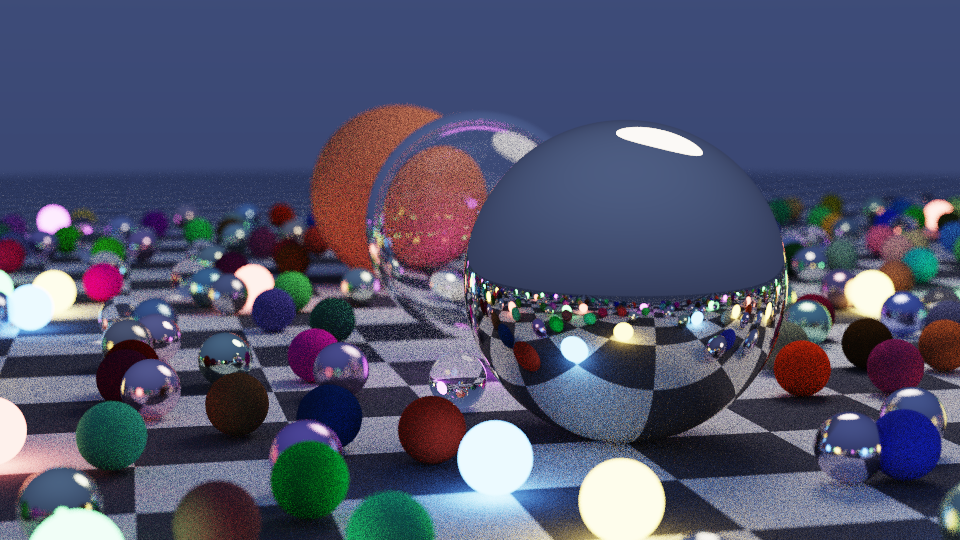
#> input picture 2026-11-23-kotlin-jpeg-codec/examples/render.png, 960 x 540 px
$ python fuzz.py
#> lines starting #> are read from the running program, lines starting #| are printed output that depends on the picture
#!/usr/bin/env python3
"""
Differential fuzzer: ochre vs libjpeg-turbo (through Pillow).

For every random case it
  1. makes a random image (noise, gradients, shapes, photo crops; gray or RGB; 1..W x 1..H),
  2. has Pillow/libjpeg-turbo encode it with random quality / subsampling / optimize /
     progressive / restart-interval settings,
  3. has ochre DECODE that file          -> pixels must equal Pillow's decode exactly,
  4. has ochre ENCODE the same source    -> the .jpg must be byte-identical to Pillow's,
and additionally round-trips 4:4:0 / 4:1:1 files (which Pillow cannot write) through
ochre's encoder and both decoders.

usage: tests/fuzz.py [cases] [seed]
"""
import os, random, shutil, subprocess, sys, tempfile, time
import numpy as np
from PIL import Image, ImageDraw, features

HERE = os.path.dirname(os.path.abspath(__file__))
JAR = os.path.join(HERE, "..", "ochre.jar")
PHOTO = os.path.join(HERE, "..", "examples", "render.png")

def rand_image(rng: random.Random, photo):
    big = rng.random() < 0.03
    w = rng.choice([1, 2, 3, 7, 8, 9, 15, 16, 17, 31, 33]) if rng.random() < 0.25 else rng.randint(1, 960 if big else 260)
    h = rng.choice([1, 2, 3, 7, 8, 9, 15, 16, 17, 31, 33]) if rng.random() < 0.25 else rng.randint(1, 540 if big else 260)
    kind = rng.choice(["noise", "gradient", "shapes", "photo", "photo", "flat"])
    nr = np.random.default_rng(rng.getrandbits(32))
    if kind == "noise":
        a = nr.integers(0, 256, (h, w, 3), dtype=np.uint8)
        im = Image.fromarray(a)
    elif kind == "gradient":
        y, x = np.mgrid[0:h, 0:w]
        f = [rng.uniform(-3, 3) for _ in range(6)]
        a = np.stack([(x * f[0] + y * f[1]) % 256, (x * f[2] + y * f[3] + 90) % 256, (x * f[4] * y * 0.05 + y * f[5]) % 256], -1)
        im = Image.fromarray(a.astype(np.uint8))
    elif kind == "shapes":
        im = Image.new("RGB", (w, h), tuple(rng.randrange(256) for _ in range(3)))
        dr = ImageDraw.Draw(im)
        for _ in range(rng.randint(1, 12)):
            box = sorted([rng.randint(-10, w + 10) for _ in range(2)]), sorted([rng.randint(-10, h + 10) for _ in range(2)])
            xy = [box[0][0], box[1][0], box[0][1], box[1][1]]
            col = tuple(rng.randrange(256) for _ in range(3))
            rng.choice([dr.rectangle, dr.ellipse])(xy, fill=col)
    elif kind == "flat":
        im = Image.new("RGB", (w, h), tuple(rng.randrange(256) for _ in range(3)))
    else:
        pw, ph = photo.size
        x0, y0 = rng.randint(0, max(0, pw - w)), rng.randint(0, max(0, ph - h))
        im = photo.crop((x0, y0, x0 + w, y0 + h))
    if rng.random() < 0.2:
        im = im.convert("L")
    return im, kind

def main():
    cases = int(sys.argv[1]) if len(sys.argv) > 1 else 300
    seed = int(sys.argv[2]) if len(sys.argv) > 2 else 1
    rng = random.Random(seed)
    photo = Image.open(PHOTO).convert("RGB")
#> photo is the input picture: PIL image 960x540 RGB; mean R, G, B 80.4, 84, 109.1
    tmp = tempfile.mkdtemp(prefix="ochre-fuzz-")
    jobs, meta = [], []
    skipped = 0
    i = 0
    while i < cases:
        im, kind = rand_image(rng, photo)
        q = rng.choice([rng.randint(1, 100), 75, 90, 95, 100, 50, 10])
        sub = rng.choice([0, 1, 2])
        opt = rng.random() < 0.35
        prog = rng.random() < 0.35
        rst = rng.choice([0, 0, 0, 1, 2, 5, 17])
        src = f"{tmp}/{i}.src.{'pgm' if im.mode == 'L' else 'ppm'}"
        im.save(src)
        ref = f"{tmp}/{i}.ref.jpg"
        kw = dict(quality=q, optimize=opt, progressive=prog)
        if im.mode == "RGB":
            kw["subsampling"] = sub
        if rst:
            kw["restart_marker_blocks"] = rst
        try:
            im.save(ref, **kw)
        except OSError:  # Pillow's suspending-destination bug ("Suspension not allowed here") on some tiny images
            skipped += 1
            continue
        flags = ["-q", str(q), "-s", ["444", "422", "420"][sub]]
        if opt: flags.append("--optimize")
        if prog: flags.append("--progressive")
        if rst: flags += ["--restart", str(rst)]
        jobs.append(f"decode {ref} {tmp}/{i}.dec.{'pgm' if im.mode == 'L' else 'ppm'}")
        jobs.append(f"encode {src} {tmp}/{i}.enc.jpg " + " ".join(flags))
        meta.append((i, im.mode, im.size, kind, kw))
        i += 1
#> this loop made 300 passes
#> kind on passes 1 to 3: 'photo', 'photo', 'photo'
#> pass 1, in rand_image, `im = photo.crop((x0, y0, x0 + w, y0 + h))`:
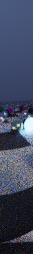
#> im: PIL image 33x254 RGB; mean R, G, B 64.1, 71.4, 93.5
#> pass 2, in rand_image (call 2), `im = photo.crop((x0, y0, x0 + w, y0 + h))`:
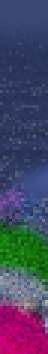
#> im: PIL image 16x118 RGB (shown 3 times larger); mean R, G, B 70.2, 69, 98.9
#> pass 2, in rand_image (call 2), `im = im.convert("L")`:
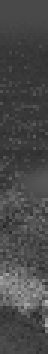
#> im: PIL image 16x118 L (shown 3 times larger); min 39, max 177, mean 72.7
#> after the loop, i = 300; jobs = 600 items; meta = 300 items; skipped = 0
    # exotic samplings that Pillow can't write: encode with ochre, decode with both
    exotic = []
    for j in range(cases // 5):
        im, kind = rand_image(rng, photo)
        im = im.convert("RGB")
        sub = rng.choice(["440", "411"])
        src = f"{tmp}/x{j}.src.ppm"; im.save(src)
        jobs.append(f"encode {src} {tmp}/x{j}.jpg -s {sub} -q {rng.randint(20, 100)}" + (" --progressive" if rng.random() < 0.5 else ""))
        jobs.append(f"decode {tmp}/x{j}.jpg {tmp}/x{j}.dec.ppm")
        exotic.append((j, im.size, sub))
#> this loop made 60 passes
#> (kind, sub) on passes 1 to 12: ('photo', '411'), ('noise', '411'), ('noise', '440'), ('flat', '440'), ('gradient', '440'), ('shapes', '411'), ('shapes', '440'), ('noise', '411'), ('gradient', '411'), ('noise', '411'), ('photo', '411'), ('flat', '440')
#> pass 1, in rand_image (call 301), `im = photo.crop((x0, y0, x0 + w, y0 + h))`:
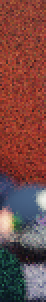
#> im: PIL image 23x151 RGB (shown 2 times larger); mean R, G, B 119, 72.3, 68.5
#> pass 2, in rand_image (call 302), `im = Image.fromarray(a)`:
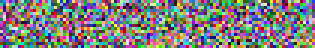
#> im: PIL image 105x16 RGB (shown 3 times larger); mean R, G, B 127.4, 126, 125.3
#> pass 3, in rand_image (call 303), `im = Image.fromarray(a)`:
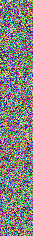
#> im: PIL image 33x236 RGB; mean R, G, B 127.9, 127.8, 125.7
#> after the loop:
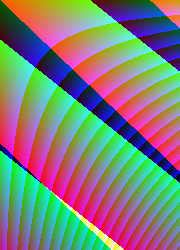
#> im: PIL image 180x250 RGB; mean R, G, B 125.8, 126.7, 122.1
#> after the loop, exotic = 60 items; jobs = 720 items
    with open(f"{tmp}/jobs.txt", "w") as f:
        f.write("\n".join(jobs) + "\n")
    t0 = time.time()
    r = subprocess.run(["java", "-jar", JAR, "batch", f"{tmp}/jobs.txt"], capture_output=True, text=True)
    elapsed = time.time() - t0
    print(r.stdout.strip())
    err = [l for l in r.stderr.splitlines() if l.startswith("FAIL")]
    for l in err[:10]: print(l)

    dec_ok = enc_ok = 0
    fails = []
    for i, mode, size, kind, kw in meta:
        ext = "pgm" if mode == "L" else "ppm"
#> ext = 'ppm'
        try:
            want = np.asarray(Image.open(f"{tmp}/{i}.ref.jpg"))
            got = np.asarray(Image.open(f"{tmp}/{i}.dec.{ext}"))
            if want.shape == got.shape and (want == got).all(): dec_ok += 1
            else: fails.append(("decode", i, mode, size, kind, kw, int(np.abs(want.astype(int) - got.astype(int)).max()) if want.shape == got.shape else "shape"))
        except Exception as e:
            fails.append(("decode", i, mode, size, kind, kw, repr(e)))
        try:
            a = open(f"{tmp}/{i}.ref.jpg", "rb").read(); b = open(f"{tmp}/{i}.enc.jpg", "rb").read()
            if a == b: enc_ok += 1
            else:
                k = next((k for k in range(min(len(a), len(b))) if a[k] != b[k]), min(len(a), len(b)))
                fails.append(("encode", i, mode, size, kind, kw, f"len {len(a)} vs {len(b)}, first diff @{k}"))
        except Exception as e:
            fails.append(("encode", i, mode, size, kind, kw, repr(e)))
    ex_ok = 0
#> ex_ok = 0
    for j, size, sub in exotic:
        try:
            want = np.asarray(Image.open(f"{tmp}/x{j}.jpg").convert("RGB"))
            got = np.asarray(Image.open(f"{tmp}/x{j}.dec.ppm"))
            if (want == got).all(): ex_ok += 1
            else: fails.append(("exotic", j, "RGB", size, sub, {}, int(np.abs(want.astype(int) - got.astype(int)).max())))
        except Exception as e:
            fails.append(("exotic", j, "RGB", size, sub, {}, repr(e)))
    for f in fails[:15]: print("MISMATCH", f)
    print(f"libjpeg-turbo {features.version('jpg')} via Pillow; {cases} cases, seed {seed}, ochre batch time {elapsed:.1f}s ({skipped} cases Pillow itself failed to write were skipped)")
#| libjpeg-turbo 6.2 via Pillow; 300 cases, seed 1, ochre batch time 0.0s (0 cases Pillow itself failed to write were skipped)
    print(f"  decode bit-exact : {dec_ok}/{cases}")
    print(f"  encode identical : {enc_ok}/{cases}")
    print(f"  4:4:0/4:1:1 decode agrees with libjpeg-turbo: {ex_ok}/{len(exotic)}")
#|   4:4:0/4:1:1 decode agrees with libjpeg-turbo: 0/60
    if not fails and not err:
        shutil.rmtree(tmp)
    else:
        print("files kept in", tmp)
#> (the run stopped early here; a loop or call above may not have finished)
